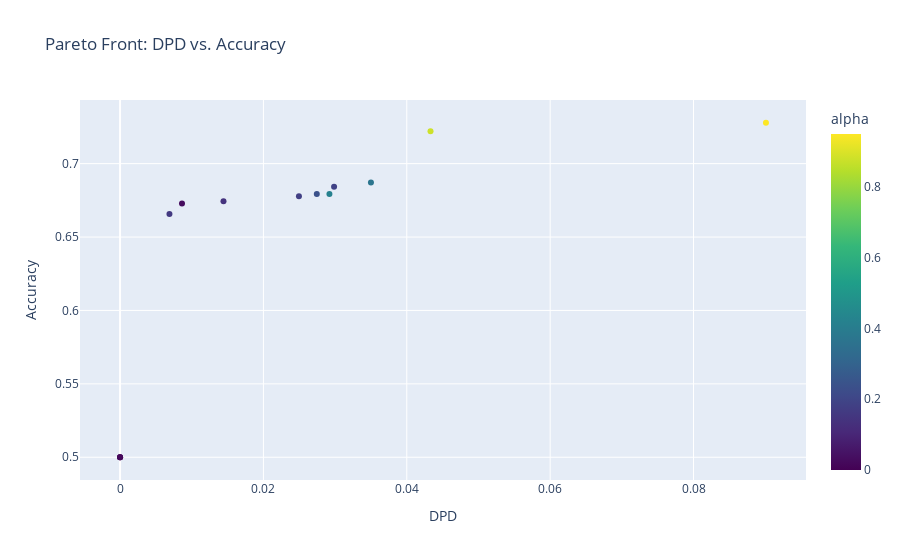

The notebook cell saved with this chart:
### Code cell
# Create interactive Plotly plot
fig = px.scatter(
    plot_df,
    x='DPD',
    y='Accuracy',
    color='alpha',
    color_continuous_scale='Viridis',
    size_max=15,
    hover_data={'alpha': True, 'DPD': True, 'Accuracy': True},
    title='Pareto Front: DPD vs. Accuracy'
)
fig.update_traces(marker=dict(line_width=0))
fig.show()

### Figure 1 — Plotly figure (JSON) as saved in the notebook; plotly's stock layout.template omitted (floating-point values rounded to 4 significant figures)
{"data": [{"customdata": [[0.0], [0.01], [0.02], [0.03], [0.14], [0.16], [0.18], [0.19], [0.24], [0.37], [0.42], [0.88], [0.95]], "hovertemplate": "DPD=%{x}<br>Accuracy=%{y}<br>alpha=%{marker.color}<extra></extra>", "legendgroup": "", "marker": {"color": [0.0, 0.01, 0.02, 0.03, 0.14, 0.16, 0.18, 0.19, 0.24, 0.37, 0.42, 0.88, 0.95], "coloraxis": "coloraxis", "line": {"width": 0}, "symbol": "circle"}, "mode": "markers", "name": "", "orientation": "v", "showlegend": false, "type": "scatter", "x": [0.0, 0.0, 0.0, 0.008641, 0.01443, 0.006891, 0.02495, 0.02986, 0.02744, 0.035, 0.02921, 0.04331, 0.0901], "xaxis": "x", "y": [0.5, 0.5, 0.5, 0.6729, 0.6743, 0.6657, 0.6779, 0.6843, 0.6793, 0.6872, 0.6793, 0.7221, 0.7279], "yaxis": "y"}], "layout": {"coloraxis": {"colorbar": {"title": {"text": "alpha"}}, "colorscale": [[0, "#440154"], [0.1111, "#482878"], [0.2222, "#3e4989"], [0.3333, "#31688e"], [0.4444, "#26828e"], [0.5556, "#1f9e89"], [0.6667, "#35b779"], [0.7778, "#6ece58"], [0.8889, "#b5de2b"], [1, "#fde725"]]}, "legend": {"tracegroupgap": 0}, "title": {"text": "Pareto Front: DPD vs. Accuracy"}, "xaxis": {"anchor": "y", "domain": [0, 1], "title": {"text": "DPD"}}, "yaxis": {"anchor": "x", "domain": [0, 1], "title": {"text": "Accuracy"}}}}
